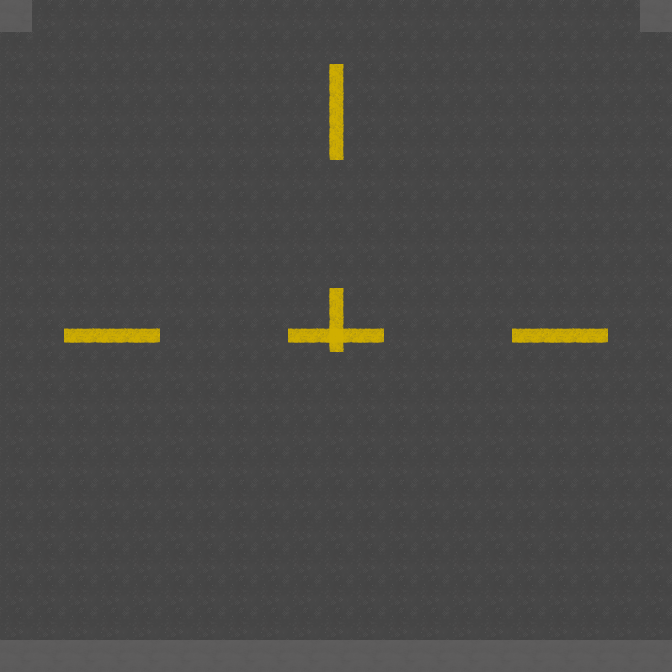

This game map was drawn from its Tiled (.tmx) file and the tilesets committed beside it. A one-line description and the full map source follow:
An orthogonal 21x21 tile map with 32x32 px tiles, 2 tile layers (street_asphalt, street_signs), 1 hidden layer not drawn, 2 tilesets.

<map version="1.10" tiledversion="1.10.1" orientation="orthogonal" renderorder="right-down" width="21" height="21" tilewidth="32" tileheight="32" infinite="0" nextlayerid="4" nextobjectid="1">
 <tileset firstgid="1" source="mini_tileset.tsx" />
 <tileset firstgid="5" source="tileset_gen4.tsx" />
 <layer id="1" name="street_asphalt" width="21" height="21">
  <data encoding="csv">
5,5,5,5,5,5,5,5,5,5,5,5,5,5,5,5,5,5,5,5,5,
5,5,5,5,5,5,5,5,5,5,5,5,5,5,5,5,5,5,5,5,5,
5,5,5,5,5,5,5,5,5,5,5,5,5,5,5,5,5,5,5,5,5,
5,5,5,5,5,5,5,5,5,5,5,5,5,5,5,5,5,5,5,5,5,
5,5,5,5,5,5,5,5,5,5,5,5,5,5,5,5,5,5,5,5,5,
5,5,5,5,5,5,5,5,5,5,5,5,5,5,5,5,5,5,5,5,5,
5,5,5,5,5,5,5,5,5,5,5,5,5,5,5,5,5,5,5,5,5,
5,5,5,5,5,5,5,5,5,5,5,5,5,5,5,5,5,5,5,5,5,
5,5,5,5,5,5,5,5,5,5,5,5,5,5,5,5,5,5,5,5,5,
5,5,5,5,5,5,5,5,5,5,5,5,5,5,5,5,5,5,5,5,5,
5,5,5,5,5,5,5,5,5,5,5,5,5,5,5,5,5,5,5,5,5,
5,5,5,5,5,5,5,5,5,5,5,5,5,5,5,5,5,5,5,5,5,
5,5,5,5,5,5,5,5,5,5,5,5,5,5,5,5,5,5,5,5,5,
5,5,5,5,5,5,5,5,5,5,5,5,5,5,5,5,5,5,5,5,5,
5,5,5,5,5,5,5,5,5,5,5,5,5,5,5,5,5,5,5,5,5,
5,5,5,5,5,5,5,5,5,5,5,5,5,5,5,5,5,5,5,5,5,
5,5,5,5,5,5,5,5,5,5,5,5,5,5,5,5,5,5,5,5,5,
5,5,5,5,5,5,5,5,5,5,5,5,5,5,5,5,5,5,5,5,5,
5,5,5,5,5,5,5,5,5,5,5,5,5,5,5,5,5,5,5,5,5,
5,5,5,5,5,5,5,5,5,5,5,5,5,5,5,5,5,5,5,5,5,
5,5,5,5,5,5,5,5,5,5,5,5,5,5,5,5,5,5,5,5,5
</data>
 </layer>
 <layer id="2" name="street_signs" width="21" height="21">
  <data encoding="csv">
20,0,0,0,0,0,0,0,0,0,0,0,0,0,0,0,0,0,0,0,20,
0,0,0,0,0,0,0,0,0,0,0,0,0,0,0,0,0,0,0,0,0,
0,0,0,0,0,0,0,0,0,0,21,0,0,0,0,0,0,0,0,0,0,
0,0,0,0,0,0,0,0,0,0,21,0,0,0,0,0,0,0,0,0,0,
0,0,0,0,0,0,0,0,0,0,21,0,0,0,0,0,0,0,0,0,0,
0,0,0,0,0,0,0,0,0,0,0,0,0,0,0,0,0,0,0,0,0,
0,0,0,0,0,0,0,0,0,0,0,0,0,0,0,0,0,0,0,0,0,
0,0,0,0,0,0,0,0,0,0,0,0,0,0,0,0,0,0,0,0,0,
0,0,0,0,0,0,0,0,0,0,0,0,0,0,0,0,0,0,0,0,0,
0,0,0,0,0,0,0,0,0,0,21,0,0,0,0,0,0,0,0,0,0,
0,0,22,22,22,0,0,0,0,22,23,22,0,0,0,0,22,22,22,0,0,
0,0,0,0,0,0,0,0,0,0,0,0,0,0,0,0,0,0,0,0,0,
0,0,0,0,0,0,0,0,0,0,0,0,0,0,0,0,0,0,0,0,0,
0,0,0,0,0,0,0,0,0,0,0,0,0,0,0,0,0,0,0,0,0,
0,0,0,0,0,0,0,0,0,0,0,0,0,0,0,0,0,0,0,0,0,
0,0,0,0,0,0,0,0,0,0,0,0,0,0,0,0,0,0,0,0,0,
0,0,0,0,0,0,0,0,0,0,0,0,0,0,0,0,0,0,0,0,0,
0,0,0,0,0,0,0,0,0,0,0,0,0,0,0,0,0,0,0,0,0,
0,0,0,0,0,0,0,0,0,0,0,0,0,0,0,0,0,0,0,0,0,
0,0,0,0,0,0,0,0,0,0,0,0,0,0,0,0,0,0,0,0,0,
20,20,20,20,20,20,20,20,20,20,20,20,20,20,20,20,20,20,20,20,20
</data>
 </layer>
 <layer id="3" name="aux" width="21" height="21" visible="0">
  <data encoding="csv">
0,0,0,0,0,0,0,0,0,0,0,0,0,0,0,0,0,0,0,0,0,
0,5,6,7,8,9,0,0,0,0,0,0,0,0,0,0,0,0,0,0,0,
0,0,0,0,0,0,0,0,0,0,0,0,0,0,0,0,0,0,0,0,0,
0,0,0,0,0,0,0,0,0,0,0,0,0,0,0,0,0,0,0,0,0,
0,0,0,0,0,0,0,0,0,0,0,0,0,0,0,0,0,0,0,0,0,
0,0,0,0,0,0,0,0,0,0,0,0,0,0,0,0,0,0,0,0,0,
0,0,0,0,0,0,0,0,0,0,0,0,0,0,0,0,0,0,0,0,0,
0,0,0,0,0,0,0,0,0,0,0,0,0,0,0,0,0,0,0,0,0,
0,0,0,0,0,0,0,0,0,0,0,0,0,0,0,0,0,0,0,0,0,
0,0,0,0,0,0,0,0,0,0,0,0,0,0,0,0,0,0,0,0,0,
0,0,0,0,0,0,0,0,0,0,0,0,0,0,0,0,0,0,0,0,0,
0,0,0,0,0,0,0,0,0,0,0,0,0,0,0,0,0,0,0,0,0,
0,0,0,0,0,0,0,0,0,0,0,0,0,0,0,0,0,0,0,0,0,
0,0,0,0,0,0,0,0,0,0,0,0,0,0,0,0,0,0,0,0,0,
0,0,0,0,0,0,0,0,0,0,0,0,0,0,0,0,0,0,0,0,0,
0,0,0,0,0,0,0,0,0,0,0,0,0,0,0,0,0,0,0,0,0,
0,0,0,0,0,0,0,0,0,0,0,0,0,0,0,0,0,0,0,0,0,
0,0,0,0,0,0,0,0,0,0,0,0,0,0,0,0,0,0,0,0,0,
0,0,0,0,0,0,0,0,0,0,0,0,0,0,0,0,0,0,0,0,0,
0,0,0,0,0,0,0,0,0,0,0,0,0,0,0,0,0,0,0,0,0,
0,0,0,0,0,0,0,0,0,0,0,0,0,0,0,0,0,0,0,0,0
</data>
 </layer>
</map>
